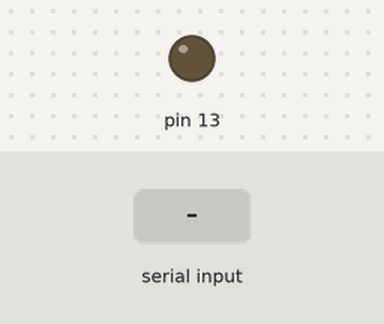
A sketch run on a simulated Arduino Uno, built with avr-gcc and run on an emulated ATmega328P. Shown: output pins drawn as LEDs (lit = HIGH). The test bench sets the inputs (shaded band). What the sketch prints to the serial monitor is not drawn.

Above: at 1.2 s.
1.3 s: "led on\n" received over Serial
At 2.2 s:
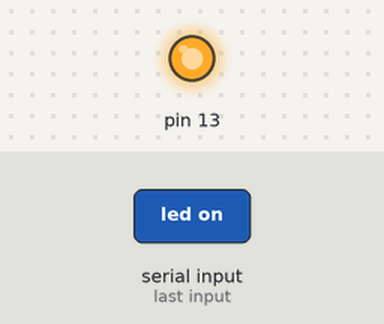
4.3 s: "led off\n" received over Serial
At 5.7 s:
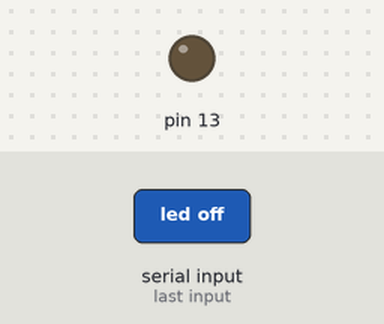
Timing chart, 0 to 7.3 s (numbered marks = the images above; inputs shaded):
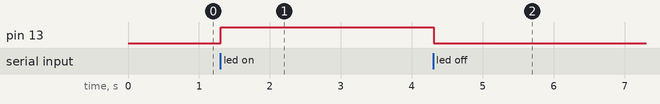

The sketch:

18_UART.ino
```cpp
void setup() {
  // put your setup code here, to run once:
  Serial.begin(9600, SERIAL_8N1);
  pinMode(13, OUTPUT);
}

String buffer = "";

void loop() {
  if (Serial.available() > 0) {
    char c = Serial.read();

    if (c == '\n' || c == '\r') {
      Serial.print("받은 문자 : ");
      Serial.println(buffer);

      if(buffer == "led on"){ digitalWrite(13, HIGH); }
      else if (buffer == "led off") { digitalWrite(13, LOW); }
      buffer = "";

    } else {
      buffer += c;
    }
  }
}
```

Measured:
- after the input at 1.3 s, pin 13: LOW → HIGH at once
- after the input at 4.3 s, pin 13: HIGH → LOW at once
